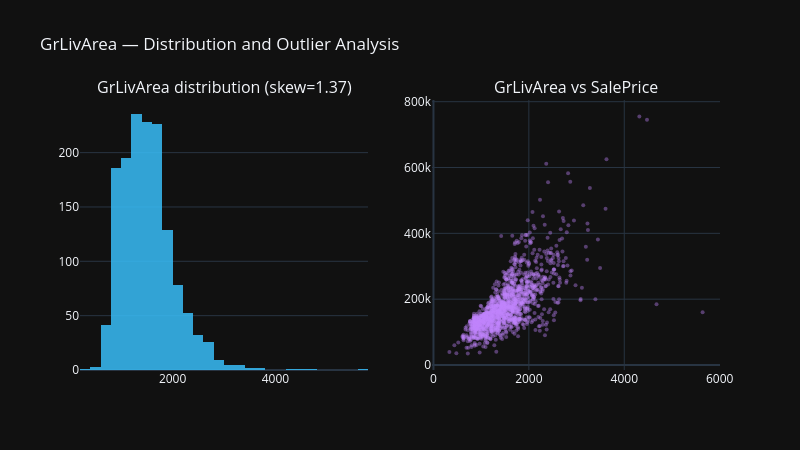

Write notebook code for a chart like this one.
### Code cell
fig = make_subplots(rows=1, cols=2, subplot_titles=[
    f"GrLivArea distribution (skew={df['GrLivArea'].skew():.2f})",
    "GrLivArea vs SalePrice",
])

fig.add_trace(
    go.Histogram(x=df["GrLivArea"], nbinsx=40, marker_color="#38bdf8",
                 opacity=0.85, showlegend=False),
    row=1, col=1,
)
fig.add_trace(
    go.Scatter(x=df["GrLivArea"], y=df[TARGET], mode="markers",
               marker=dict(color="#c084fc", size=4, opacity=0.4), showlegend=False),
    row=1, col=2,
)
fig.update_layout(title="GrLivArea — Distribution and Outlier Analysis", height=450, width=800)
fig.show()

### Figure 1 — Plotly figure (JSON) as saved in the notebook; plotly's stock layout.template omitted (floating-point values rounded to 4 significant figures; data arrays with more than 128 entries replaced by an {"elided": "..."} marker saying what was removed)
{"data": [{"marker": {"color": "#38bdf8"}, "nbinsx": 40, "opacity": 0.85, "showlegend": false, "type": "histogram", "x": {"elided": "1460 int values"}, "xaxis": "x", "yaxis": "y"}, {"marker": {"color": "#c084fc", "opacity": 0.4, "size": 4}, "mode": "markers", "showlegend": false, "type": "scatter", "x": {"elided": "1460 int values"}, "xaxis": "x2", "y": {"elided": "1460 int values"}, "yaxis": "y2"}], "layout": {"annotations": [{"font": {"size": 16}, "showarrow": false, "text": "GrLivArea distribution (skew=1.37)", "x": 0.225, "xanchor": "center", "xref": "paper", "y": 1, "yanchor": "bottom", "yref": "paper"}, {"font": {"size": 16}, "showarrow": false, "text": "GrLivArea vs SalePrice", "x": 0.775, "xanchor": "center", "xref": "paper", "y": 1, "yanchor": "bottom", "yref": "paper"}], "height": 450, "title": {"text": "GrLivArea — Distribution and Outlier Analysis"}, "width": 800, "xaxis": {"anchor": "y", "domain": [0, 0.45]}, "xaxis2": {"anchor": "y2", "domain": [0.55, 1]}, "yaxis": {"anchor": "x", "domain": [0, 1]}, "yaxis2": {"anchor": "x2", "domain": [0, 1]}}}
